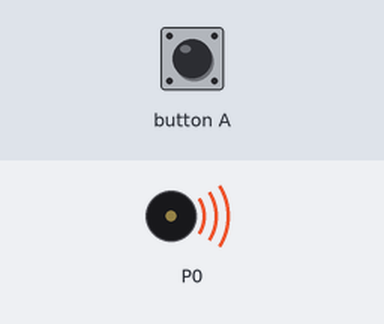
Simulated run of this program. Board: BBC micro:bit running MicroPython. Shown: buzzer (waves = sounding).

Above: at 0.24 s.
At 16.0 s:
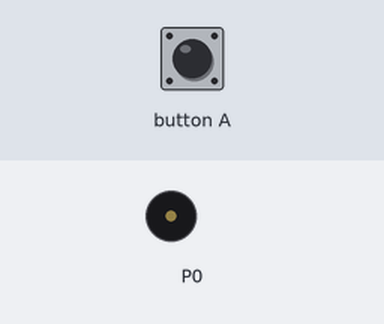
Timing chart, 0 to 17.5 s (numbered marks = the images above):
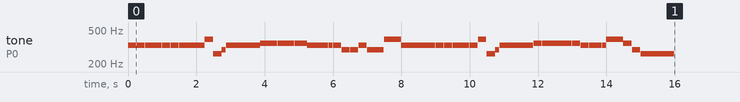

The program:

jingle_bells.py
```python
from microbit import button_a
import music


JINGLE_BELLS = ["E:2","E:2","E:4","E:2","E:2","E:4","E:2","G:2","C:2","D:1","E:8",
                "F:2","F:2","F:4","F:1","F:2","E:2","E:2",
                "E:1","E:1","E:2","D:2","D:2","E:2","D:4","G:4",
                "E:2","E:2","E:4","E:2","E:2","E:4","E:2","G:2","C:2","D:1","E:8",
                "F:2","F:2","F:4","F:1","F:2","E:2","E:2",
                "E:1","E:1","G:2","G:2","F:2","D:2","C:8"]


def wait_for_button_a():
    while True:
        if button_a.is_pressed():
            break


while True:
    music.play(JINGLE_BELLS)
    wait_for_button_a()
```

Measured:
- by itself, tone on P0: plays 330 Hz for 0.24 s, 330 Hz for 0.24 s, 330 Hz for 0.49 s, 330 Hz for 0.24 s, 330 Hz for 0.24 s, 330 Hz for 0.49 s … (51 notes in this stretch)
